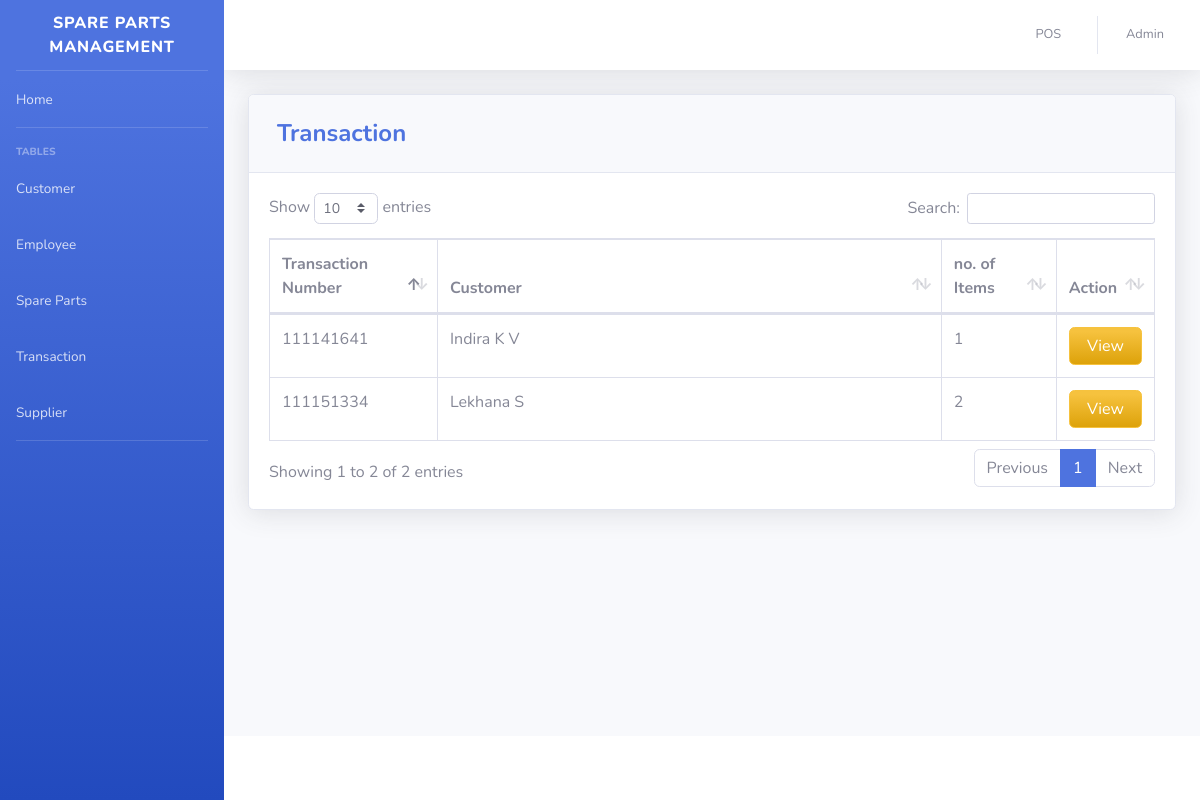
The page /pages/transaction.php (signed in) on the database its author committed.
### tables this page shows
CREATE TABLE `transaction` (
  `TRANS_ID` int(50) NOT NULL,
  `CUST_ID` int(11) DEFAULT NULL,
  `NUMOFITEMS` varchar(250) NOT NULL,
  `SUBTOTAL` varchar(50) NOT NULL,
  `LESSVAT` varchar(50) NOT NULL,
  `NETVAT` varchar(50) NOT NULL,
  `ADDVAT` varchar(50) NOT NULL,
  `GRANDTOTAL` varchar(250) NOT NULL,
  `CASH` varchar(250) NOT NULL,
  `DATE` varchar(50) NOT NULL,
  `TRANS_D_ID` varchar(250) NOT NULL
);

CREATE TABLE `customer` (
  `CUST_ID` int(11) NOT NULL,
  `FIRST_NAME` varchar(50) DEFAULT NULL,
  `LAST_NAME` varchar(50) DEFAULT NULL,
  `PHONE_NUMBER` varchar(11) DEFAULT NULL
);

### pages/transaction.php (the view, shortened to what this page needs)
<?php
include'../includes/connection.php';
include'../includes/sidebar.php';
?>
            <div class="card shadow mb-4">
            <div class="card-header py-3">
              <h4 class="m-2 font-weight-bold text-primary">Transaction</h4>
            </div>
            <div class="card-body">
              <div class="table-responsive">
                <table class="table table-bordered" id="dataTable" width="100%" cellspacing="0">
               <thead>
                   <tr>
                     <th width="19%">Transaction Number</th>
                     <th>Customer</th>
                     <th width="13%">no. of Items</th>
                     <th width="11%">Action</th>
                   </tr>
               </thead>
          <tbody>
<?php
    $query = 'SELECT *, FIRST_NAME, LAST_NAME
              FROM transaction T
              JOIN customer C ON T.`CUST_ID`=C.`CUST_ID`
              ORDER BY TRANS_D_ID ASC';
        $result = mysqli_query($db, $query) or die (mysqli_error($db));
            while ($row = mysqli_fetch_assoc($result)) {
                echo '<tr>';
                echo '<td>'. $row['TRANS_D_ID'].'</td>';
                echo '<td>'. $row['FIRST_NAME'].' '. $row['LAST_NAME'].'</td>';
                echo '<td>'. $row['NUMOFITEMS'].'</td>';
                      echo '<td align="right">
                              <a type="button" class="btn btn-warning bg-gradient-warning btn-block" href="trans_view.php?action=edit & id='.$row['TRANS_ID'] . '"></i> View</a>
                          </div> </td>';
                        }
?>
                        </div>
                    </div>
                  </div>
<?php
include'../includes/footer.php';
?>

### rows shown on the page
transaction: TRANS_D_ID "111141641", CUST_ID.FIRST_NAME "Indira", CUST_ID.LAST_NAME "K V", NUMOFITEMS "1"
transaction: TRANS_D_ID "111151334", CUST_ID.FIRST_NAME "Lekhana", CUST_ID.LAST_NAME "S", NUMOFITEMS "2"

### other values the page prints
$_SESSION['FIRST_NAME'] "Admin"
